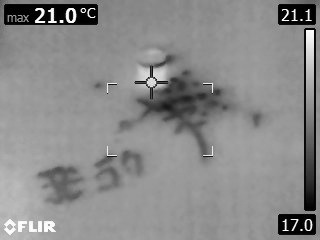
#> input picture gray_data.jpg, 320 x 240 px
$ python readscale.py
#> lines starting #> are read from the running program, lines starting #| are printed output that depends on the picture; after the words box and inside, x2 and y2 are one past the last pixel; in counts of white or black regions, pixels touching at a corner belong together
#> further down, im is the input picture: shape (240, 320, 3); min 0, max 255, mean 138.3
#!/usr/bin/env python3
# -*- coding: utf-8 -*-
"""
Created on Fri Apr 16 17:09:40 2021

@author: hassan
"""
import cv2
from pytesseract import pytesseract
import numpy as np
pytesseract.tesseract_cmd = '/usr/bin/tesseract'

#%%
def crop(im, x_min, x_max, y_min, y_max):
    return im[x_min:x_max, y_min:y_max]

def read_scale(im):

    """ Takes a cv opened gray image of a flir camera and returns temperatures"""
    im = cv2.bitwise_not(im)
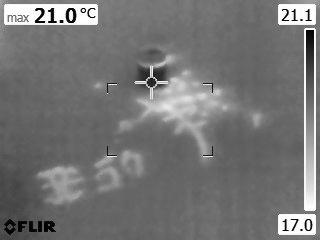
#> im: shape (240, 320, 3); min 0, max 255, mean 116.7

    ret, im = cv2.threshold(im, 25, 255, cv2.THRESH_BINARY)
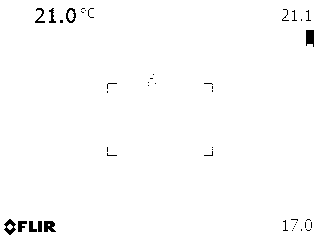
#> im: shape (240, 320, 3); 98.9% white; 45 black regions (35 under 20 px), largest, box (x1, y1, x2, y2) and area: (306, 30, 314, 47) 117, (44, 221, 56, 232) 102, (4, 219, 16, 235) 96

    im = cv2.erode(im, np.ones((2, 2), np.uint8))
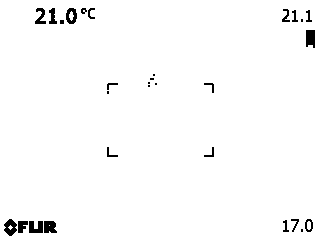
#> im: shape (240, 320, 3); 98.1% white; 29 black regions (9 under 20 px), largest, box (x1, y1, x2, y2) and area: (306, 30, 315, 48) 145, (4, 219, 17, 236) 140, (29, 221, 43, 233) 136


    im_shape = np.shape(im)
#> im_shape = (240, 320, 3)
    print(im_shape)
#| (240, 320, 3)

    im = crop(im, 0, 240, 270, 320)
#> in crop, `return im[x_min:x_max, y_min:y_max]`:
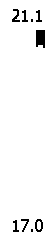
#> returned value: shape (240, 50, 3); 96.6% white; 9 black regions (2 under 20 px), largest, box (x1, y1, x2, y2) and area: (36, 30, 45, 48) 145, (35, 219, 43, 232) 56, (12, 9, 20, 22) 51
    im[30:200] = [255, 255, 255]
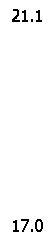
#> im: shape (240, 50, 3); 97.8% white; black in thin lines or dots, all inside (x1, y1, x2, y2) = (12, 9, 43, 232)
    cv2.imshow('image', im)
    cv2.waitKey(0)
    cv2.destroyAllWindows()
    im = cv2.cvtColor(im, cv2.COLOR_BGR2RGB)

    list_element = pytesseract.image_to_string(im, lang='eng').split()

    """ Elimination des °C """
    for i in range(len(list_element)):
        element = list_element[i]
        if element[-2:] == '°C':
            list_element[i] = element[:-2]

    """ Retrieving temperatures """
    temps = []
    for element in list_element:
        try:
            temps.append(float(element))
        except:
            pass

    print(temps)
    temp_low = min(temps)
    temp_high = max(temps)
    return temp_low,temp_high

#%%

print(cv2.__version__)
im = cv2.imread(r'./gray_data.jpg')


# [5 lines of commented-out code are left out]
read_scale(im)
#> (the call stopped at in read_scale, `list_element = pytesseract.image_to_string(im, lang='eng').split()`: pytesseract is not available in this run)
